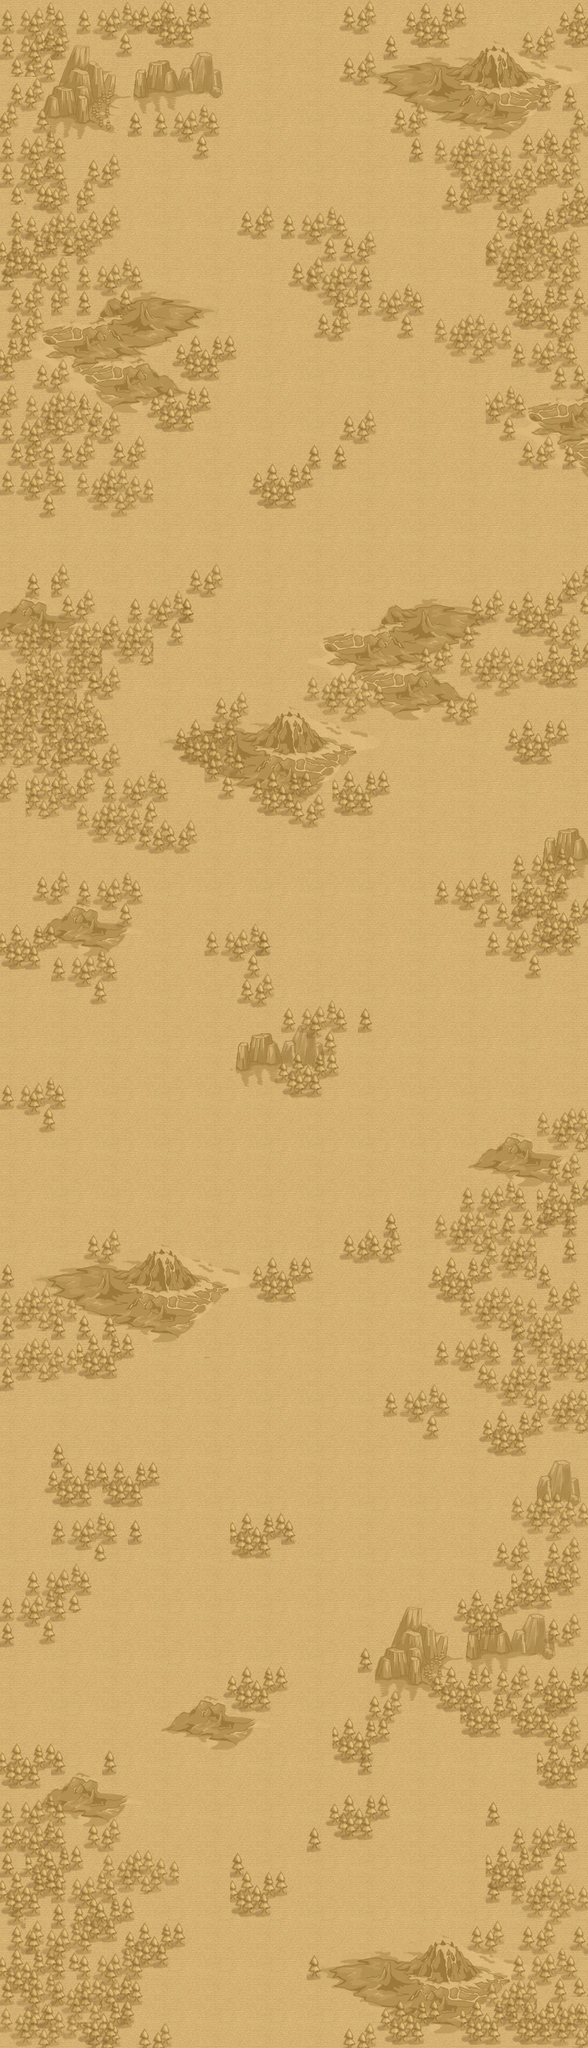

This game map was drawn from its Tiled (.tmx) file and the tilesets committed beside it. A one-line description and the trimmed map source follow:
An orthogonal 23x80 tile map with 36x36 px tiles, 6 tile layers (Tile Layer 1, Obstacles, Trees, Tile Layer 4, ...), 2 tilesets.

<map version="1.0" orientation="orthogonal" width="23" height="80" tilewidth="36" tileheight="36">
 <tileset firstgid="1" name="clan_war_cell" tilewidth="36" tileheight="36">
  <image source="clan_war_cell.png" width="73" height="73" />
 </tileset>
 <tileset firstgid="5" name="clanwarmap" tilewidth="36" tileheight="36">
  <image source="clanwarmap.png" width="973" height="413" />
 </tileset>
 <layer name="Tile Layer 1" width="23" height="80">
  <data>[1840 cells, 1840 non-empty, 4 distinct tile ids]</data>
 </layer>
 <layer name="Obstacles" width="23" height="80">
  <data>[1840 cells, 535 non-empty, 183 distinct tile ids]</data>
 </layer>
 <layer name="Trees" width="23" height="80">
  <data>[1840 cells, 626 non-empty, 98 distinct tile ids]</data>
 </layer>
 <layer name="Tile Layer 4" width="23" height="80">
  <data>[1840 cells, 438 non-empty, 38 distinct tile ids]</data>
 </layer>
 <layer name="Tile Layer 5" width="23" height="80">
  <data>[1840 cells, 148 non-empty, 32 distinct tile ids]</data>
 </layer>
 <layer name="Tile Layer 6" width="23" height="80">
  <data>[1840 cells, 104 non-empty, 20 distinct tile ids]</data>
 </layer>
</map>
